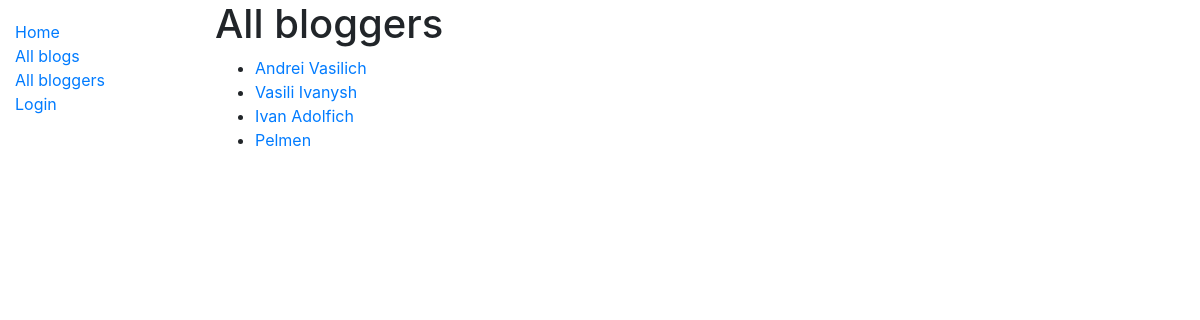
/blog/bloggers/, run on the app's committed database.
### blog/models.py (models this page shows, shortened)
class Blogger(models.Model):
    name = models.CharField(max_length=255)
    bio = models.TextField()
    def get_absolute_url(self):
        return reverse('blogger-detail', args=[str(self.id)])

### blog/views.py (the view)
# urls.py: path('bloggers/', views.BloggerListView.as_view(), name='all-bloggers'),
class BloggerListView(generic.ListView):
    model = Blogger

### blog/templates/blog/blogger_list.html
{% extends "base_generic.html" %}
{% block content %}
<h1> All bloggers </h1>
{% if blogger_list %}
<ul>
    {% for blogger in blogger_list %}
    <li>
        <a href="{{ blogger.get_absolute_url }}">{{ blogger.name }}</a>
    </li>
    {% endfor %}
</ul>
{% endif %}
{% endblock %}

### data on the page
Blogger: name "Andrei Vasilich"
Blogger: name "Vasili Ivanysh"
Blogger: name "Ivan Adolfich"
Blogger: name "Pelmen"
